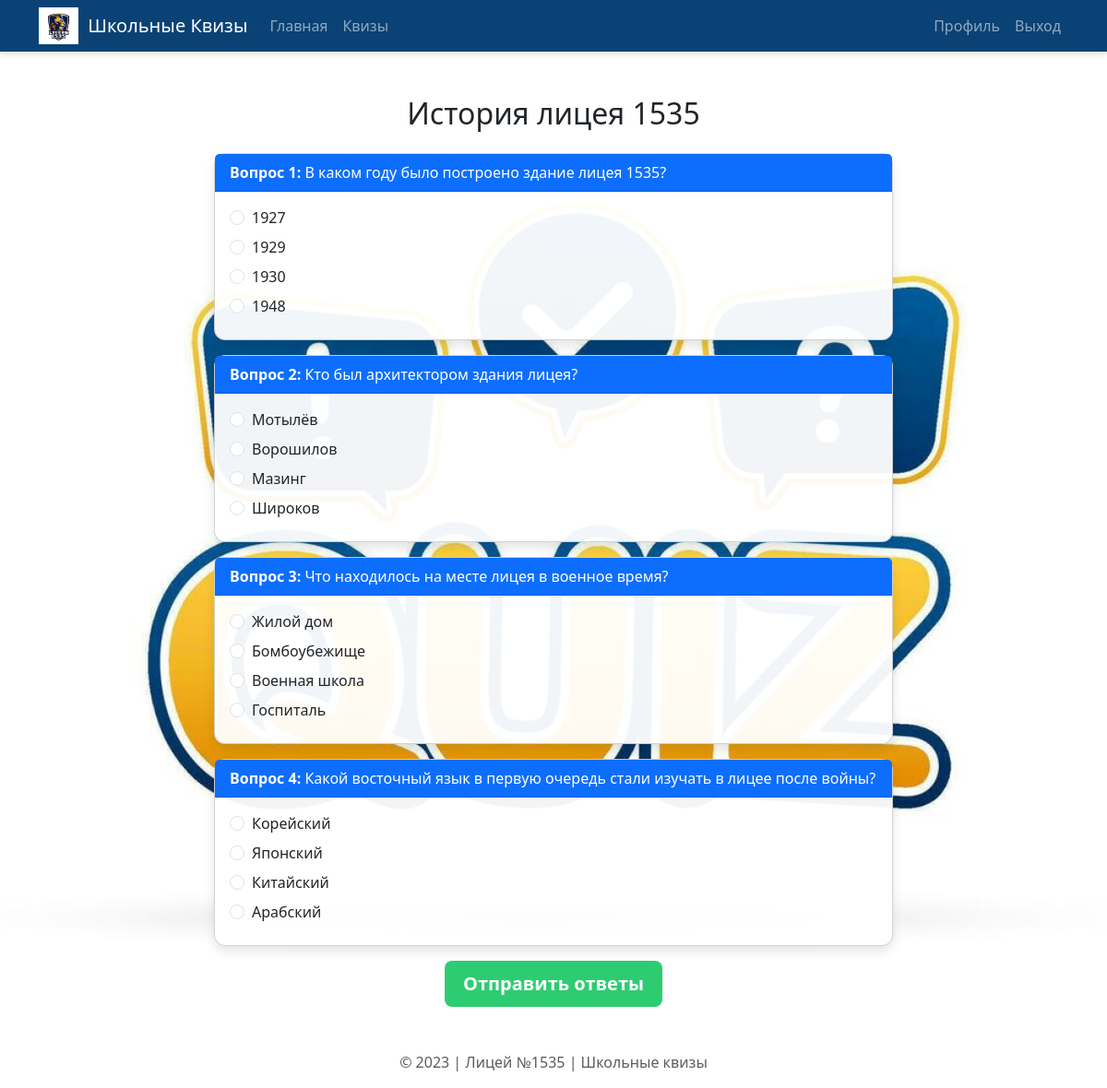
Page /quiz/1 (signed in) on the committed database.
### итоговый сайт с квизами.py (models this page shows)
class Quiz(Base):
    __tablename__ = "quizzes"
    id = Column(Integer, primary_key=True, index=True)
    title = Column(String)
    description = Column(String)
    is_active = Column(Boolean, default=True)

class Question(Base):
    __tablename__ = "questions"
    id = Column(Integer, primary_key=True, index=True)
    quiz_id = Column(Integer, ForeignKey("quizzes.id"))
    question_text = Column(String, index=True)
    correct_answer = Column(String)
    quiz = relationship("Quiz")

class Option(Base):
    __tablename__ = "options"
    id = Column(Integer, primary_key=True, index=True)
    option_text = Column(String)
    question_id = Column(Integer, ForeignKey("questions.id"))

### итоговый сайт с квизами.py (the view)
@app.get("/quiz/{quiz_id}", response_class=HTMLResponse)
async def quiz_page(request: Request, quiz_id: int, db: Session = Depends(get_db)):
    user = get_current_user(request, db)
    if not user:
        return RedirectResponse(url="/login", status_code=303)
    quiz = db.query(Quiz).filter(Quiz.id == quiz_id).first()
    if not quiz:
        raise HTTPException(status_code=404, detail="Quiz not found")
    questions = db.query(Question).filter(Question.quiz_id == quiz_id).all()
    for q in questions:
        q.options = db.query(Option).filter(Option.question_id == q.id).all()
    return templates.TemplateResponse("quiz.html", {
        "request": request,
        "user": user,
        "quiz": quiz,
        "questions": questions
    })

### templates/quiz.html (shortened to what this page needs)
{% extends "base.html" %}
{% block content %}
<div class="row justify-content-center">
    <div class="col-md-8">
        <h2 class="text-center mb-4">{{ quiz.title }}</h2>
        <form method="post" action="/submit-quiz">
            {% for question in questions %}
            <div class="card mb-3">
                <div class="card-header bg-primary text-white">
                    <strong>Вопрос {{ loop.index }}:</strong> {{ question.question_text }}
                </div>
                <div class="card-body">
                    {% for option in question.options %}
                    <div class="form-check mb-2">
                        <input class="form-check-input" type="radio"
                               name="question_{{ question.id }}"
                               id="q{{ question.id }}_o{{ loop.index }}"
                               value="{{ option.option_text }}" required>
                        <label class="form-check-label" for="q{{ question.id }}_o{{ loop.index }}">
                            {{ option.option_text }}
                        </label>
                    </div>
                    {% endfor %}
                </div>
            </div>
            {% endfor %}
            <div class="text-center">
                <button type="submit" class="btn btn-school btn-lg">Отправить ответы</button>
            </div>
        </form>
    </div>
</div>
{% endblock %}

### templates/base.html (shortened to what this page needs)
<!DOCTYPE html>
<html lang="ru">
<head>
    <link href="https://cdn.jsdelivr.net/npm/bootstrap@5.3.0/dist/css/bootstrap.min.css" rel="stylesheet">
</head>
<body>
    <nav class="navbar navbar-expand-lg navbar-dark mb-4">
        <div class="container">
            <img src="/static/lyceum1535-logo.png" alt="Логотип" class="logo">
            <a class="navbar-brand" href="/">Школьные Квизы</a>
            <div class="collapse navbar-collapse" id="navbarNav">
                <ul class="navbar-nav me-auto">
                    <li class="nav-item"><a class="nav-link" href="/">Главная</a></li>
                    <li class="nav-item"><a class="nav-link" href="/quizzes">Квизы</a></li>
                </ul>
                <ul class="navbar-nav">
                    {% if user %}
                        <li class="nav-item"><a class="nav-link" href="/profile">Профиль</a></li>
                        <li class="nav-item"><a class="nav-link" href="/logout">Выход</a></li>
                    {% else %}
                        <li class="nav-item"><a class="nav-link" href="/login">Войти</a></li>
                        <li class="nav-item"><a class="nav-link" href="/register">Регистрация</a></li>
                    {% endif %}
                </ul>
            </div>
        </div>
    </nav>
    <div class="container my-5">
        {% block content %}{% endblock %}
    </div>
    <footer class="text-center text-muted mt-5 pb-3">
        &copy; 2023 | Лицей №1535 | Школьные квизы
    </footer>
</body>
</html>

### templates/base.html (style rules this page uses)
body { background: url('/static/school-bg.jpg') no-repeat center center fixed; background-size: cover; font-family: 'Segoe UI', Tahoma, Geneva, Verdana, sans-serif; }
.navbar { background-color: #0a4275 !important; box-shadow: 0 4px 6px rgba(0,0,0,0.1); }
.card { background-color: rgba(255, 255, 255, 0.95); border-radius: 12px; box-shadow: 0 6px 12px rgba(0,0,0,0.1); transition: transform 0.3s ease-in-out; }
.btn-school { background-color: #2ecc71; color: white; border: none; padding: 10px 20px; font-weight: bold; }
.logo { max-height: 40px; margin-right: 10px; }

### rows in the picture
Quiz: title "История лицея 1535"
Question: question_text "В каком году было построено здание лицея 1535?"
Option: option_text "1927"
Option: option_text "1929"
Option: option_text "1930"
Option: option_text "1948"
Question: question_text "Кто был архитектором здания лицея?"
Option: option_text "Мотылёв"
Option: option_text "Ворошилов"
Option: option_text "Мазинг"
Option: option_text "Широков"
Question: question_text "Что находилось на месте лицея в военное время?"
Option: option_text "Жилой дом"
Option: option_text "Бомбоубежище"
Option: option_text "Военная школа"
Option: option_text "Госпиталь"
Question: question_text "Какой восточный язык в первую очередь стали изучать в лицее после войны?"
Option: option_text "Корейский"
Option: option_text "Японский"
Option: option_text "Китайский"
Option: option_text "Арабский"
